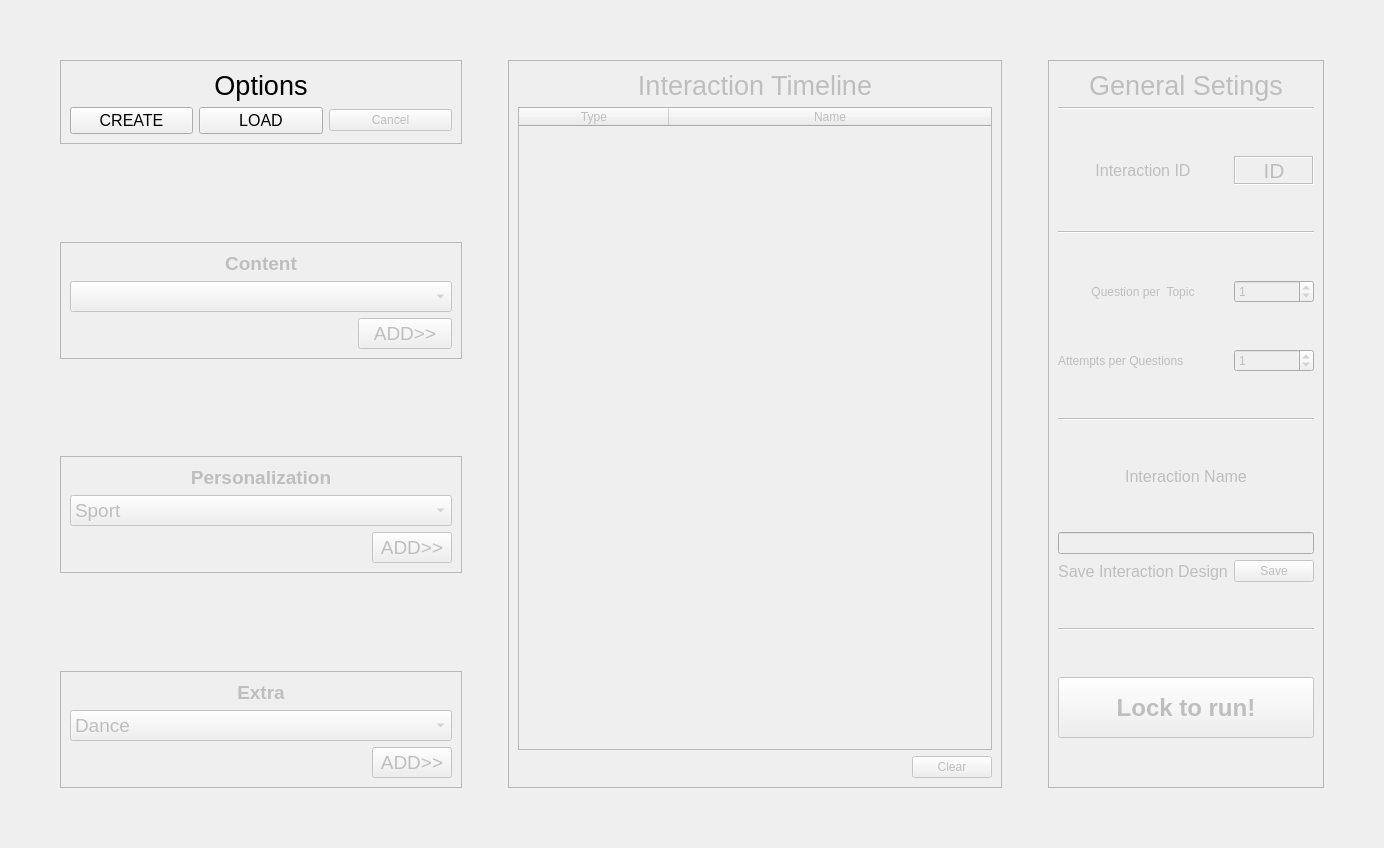
      <widget class="QWidget" name="tab">
       <attribute name="title">
        <string>Interaction Planing</string>
       </attribute>
       <layout class="QGridLayout" name="gridLayout_78">
        <item row="0" column="0">
         <spacer name="horizontalSpacer_38">
          <property name="orientation">
           <enum>Qt::Horizontal</enum>
          </property>
          <property name="sizeHint" stdset="0">
           <size>
            <width>40</width>
            <height>20</height>
           </size>
          </property>
         </spacer>
        </item>
        <item row="0" column="2">
         <spacer name="horizontalSpacer_39">
          <property name="orientation">
           <enum>Qt::Horizontal</enum>
          </property>
          <property name="sizeHint" stdset="0">
           <size>
            <width>40</width>
            <height>20</height>
           </size>
          </property>
         </spacer>
        </item>
        <item row="0" column="1">
         <widget class="QWidget" name="widget_9" native="true">
          <layout class="QGridLayout" name="gridLayout_80">
           <item row="3" column="1">
            <spacer name="horizontalSpacer_43">
             <property name="orientation">
              <enum>Qt::Horizontal</enum>
             </property>
             <property name="sizeHint" stdset="0">
              <size>
               <width>40</width>
               <height>20</height>
              </size>
             </property>
            </spacer>
           </item>
           <item row="5" column="0">
            <widget class="QFrame" name="int_per_frame">
             <property name="enabled">
              <bool>false</bool>
             </property>
             <property name="frameShape">
              <enum>QFrame::StyledPanel</enum>
             </property>
             <property name="frameShadow">
              <enum>QFrame::Raised</enum>
             </property>
             <layout class="QGridLayout" name="gridLayout_75">
              <item row="2" column="0">
               <spacer name="horizontalSpacer_40">
                <property name="orientation">
                 <enum>Qt::Horizontal</enum>
                </property>
                <property name="sizeHint" stdset="0">
                 <size>
                  <width>296</width>
                  <height>20</height>
                 </size>
                </property>
               </spacer>
              </item>
              <item row="2" column="1">
               <widget class="QPushButton" name="int_add_per_button">
                <property name="font">
                 <font>
                  <pointsize>14</pointsize>
                 </font>
                </property>
                <property name="text">
                 <string>ADD&gt;&gt;</string>
                </property>
               </widget>
              </item>
              <item row="1" column="0" colspan="2">
               <widget class="QComboBox" name="int_per_comboBox">
                <property name="font">
                 <font>
                  <pointsize>14</pointsize>
                 </font>
                </property>
                <item>
                 <property name="text">
                  <string>Sport</string>
                 </property>
                </item>
                <item>
                 <property name="text">
                  <string>Dance</string>
                 </property>
                </item>
                <item>
                 <property name="text">
                  <string>Team</string>
                 </property>
                </item>
                <item>
                 <property name="text">
                  <string>Music</string>
                 </property>
                </item>
                <item>
                 <property name="text">
                  <string>Game</string>
                 </property>
                </item>
                <item>
                 <property name="text">
                  <string>Hobby</string>
                 </property>
                </item>
                <item>
                 <property name="text">
                  <string>Toy</string>
                 </property>
                </item>
                <item>
                 <property name="text">
                  <string>Food</string>
                 </property>
                </item>
               </widget>
              </item>
              <item row="0" column="0" colspan="2">
               <widget class="QLabel" name="label_112">
                <property name="font">
                 <font>
                  <pointsize>14</pointsize>
                  <weight>75</weight>
                  <bold>true</bold>
                 </font>
                </property>
                <property name="text">
                 <string>Personalization</string>
                </property>
                <property name="alignment">
                 <set>Qt::AlignCenter</set>
                </property>
               </widget>
              </item>
             </layout>
            </widget>
           </item>
           <item row="0" column="0">
            <spacer name="verticalSpacer_28">
             <property name="orientation">
              <enum>Qt::Vertical</enum>
             </property>
             <property name="sizeHint" stdset="0">
              <size>
               <width>20</width>
               <height>40</height>
              </size>
             </property>
            </spacer>
           </item>
           <item row="3" column="0">
            <widget class="QFrame" name="int_cont_frame">
             <property name="enabled">
              <bool>false</bool>
             </property>
             <property name="frameShape">
              <enum>QFrame::StyledPanel</enum>
             </property>
             <property name="frameShadow">
              <enum>QFrame::Raised</enum>
             </property>
             <layout class="QGridLayout" name="gridLayout_74">
              <item row="0" column="0" colspan="4">
               <widget class="QLabel" name="label_110">
                <property name="font">
                 <font>
                  <pointsize>14</pointsize>
                  <weight>75</weight>
                  <bold>true</bold>
                 </font>
                </property>
                <property name="text">
                 <string>Content</string>
                </property>
                <property name="alignment">
                 <set>Qt::AlignCenter</set>
                </property>
               </widget>
              </item>
              <item row="1" column="0" colspan="4">
               <widget class="QComboBox" name="int_cont_comboBox">
                <property name="font">
                 <font>
                  <pointsize>14</pointsize>
                 </font>
                </property>
                <property name="maxVisibleItems">
                 <number>20</number>
                </property>
               </widget>
              </item>
              <item row="2" column="3">
               <widget class="QPushButton" name="int_add_cont_button">
                <property name="font">
                 <font>
                  <pointsize>14</pointsize>
                 </font>
                </property>
                <property name="text">
                 <string>ADD&gt;&gt;</string>
                </property>
               </widget>
              </item>
              <item row="2" column="0" colspan="3">
               <spacer name="horizontalSpacer_37">
                <property name="orientation">
                 <enum>Qt::Horizontal</enum>
                </property>
                <property name="sizeHint" stdset="0">
                 <size>
                  <width>40</width>
                  <height>20</height>
                 </size>
                </property>
               </spacer>
              </item>
             </layout>
            </widget>
           </item>
           <item row="7" column="0">
            <widget class="QFrame" name="int_extra_frame">
             <property name="enabled">
              <bool>false</bool>
             </property>
             <property name="frameShape">
              <enum>QFrame::StyledPanel</enum>
             </property>
             <property name="frameShadow">
              <enum>QFrame::Raised</enum>
             </property>
             <layout class="QGridLayout" name="gridLayout_76">
              <item row="2" column="0">
               <spacer name="horizontalSpacer_42">
                <property name="orientation">
                 <enum>Qt::Horizontal</enum>
                </property>
                <property name="sizeHint" stdset="0">
                 <size>
                  <width>296</width>
                  <height>20</height>
                 </size>
                </property>
               </spacer>
              </item>
              <item row="2" column="1">
               <widget class="QPushButton" name="int_add_extra_button">
                <property name="font">
                 <font>
                  <pointsize>14</pointsize>
                 </font>
                </property>
                <property name="text">
                 <string>ADD&gt;&gt;</string>
                </property>
               </widget>
              </item>
              <item row="1" column="0" colspan="2">
               <widget class="QComboBox" name="int_extra_comboBox">
                <property name="font">
                 <font>
                  <pointsize>14</pointsize>
                 </font>
                </property>
                <item>
                 <property name="text">
                  <string>Dance</string>
                 </property>
                </item>
                <item>
                 <property name="text">
                  <string>JokenPo</string>
                 </property>
                </item>
                <item>
                 <property name="text">
                  <string>FreeQuiz</string>
                 </property>
                </item>
               </widget>
              </item>
              <item row="0" column="0" colspan="2">
               <widget class="QLabel" name="label_131">
                <property name="font">
                 <font>
                  <pointsize>14</pointsize>
                  <weight>75</weight>
                  <bold>true</bold>
                 </font>
                </property>
                <property name="text">
                 <string>Extra</string>
                </property>
                <property name="alignment">
                 <set>Qt::AlignCenter</set>
                </property>
               </widget>
              </item>
             </layout>
            </widget>
           </item>
           <item row="8" column="0">
            <spacer name="verticalSpacer_27">
             <property name="orientation">
              <enum>Qt::Vertical</enum>
             </property>
             <property name="sizeHint" stdset="0">
              <size>
               <width>20</width>
               <height>40</height>
              </size>
             </property>
            </spacer>
           </item>
           <item row="1" column="3">
            <spacer name="horizontalSpacer_44">
             <property name="orientation">
              <enum>Qt::Horizontal</enum>
             </property>
             <property name="sizeHint" stdset="0">
              <size>
               <width>40</width>
               <height>20</height>
              </size>
             </property>
            </spacer>
           </item>
           <item row="1" column="4" rowspan="7">
            <widget class="QFrame" name="int_gen_frame">
             <property name="enabled">
              <bool>false</bool>
             </property>
             <property name="frameShape">
              <enum>QFrame::StyledPanel</enum>
             </property>
             <property name="frameShadow">
              <enum>QFrame::Raised</enum>
             </property>
             <layout class="QGridLayout" name="gridLayout_77">
              <item row="7" column="0">
               <widget class="QLabel" name="label_205">
                <property name="text">
                 <string>Question per  Topic</string>
                </property>
                <property name="alignment">
                 <set>Qt::AlignCenter</set>
                </property>
               </widget>
              </item>
              <item row="17" column="0">
               <spacer name="verticalSpacer_16">
                <property name="orientation">
                 <enum>Qt::Vertical</enum>
                </property>
                <property name="sizeHint" stdset="0">
                 <size>
                  <width>20</width>
                  <height>40</height>
                 </size>
                </property>
               </spacer>
              </item>
              <item row="6" column="0">
               <spacer name="verticalSpacer_12">
                <property name="orientation">
                 <enum>Qt::Vertical</enum>
                </property>
                <property name="sizeHint" stdset="0">
                 <size>
                  <width>20</width>
                  <height>40</height>
                 </size>
                </property>
               </spacer>
              </item>
              <item row="7" column="1">
               <widget class="QSpinBox" name="int_ques_per_top">
                <property name="value">
                 <number>1</number>
                </property>
               </widget>
              </item>
              <item row="9" column="0">
               <widget class="QLabel" name="label_204">
                <property name="text">
                 <string>Attempts per Questions</string>
                </property>
               </widget>
              </item>
              <item row="11" column="0" colspan="2">
               <widget class="Line" name="line_11">
                <property name="orientation">
                 <enum>Qt::Horizontal</enum>
                </property>
               </widget>
              </item>
              <item row="5" column="0" colspan="2">
               <widget class="Line" name="line_8">
                <property name="orientation">
                 <enum>Qt::Horizontal</enum>
                </property>
               </widget>
              </item>
              <item row="2" column="0">
               <spacer name="verticalSpacer_18">
                <property name="orientation">
                 <enum>Qt::Vertical</enum>
                </property>
                <property name="sizeHint" stdset="0">
                 <size>
                  <width>20</width>
                  <height>40</height>
                 </size>
                </property>
               </spacer>
              </item>
              <item row="16" column="0">
               <widget class="QLabel" name="label_202">
                <property name="font">
                 <font>
                  <pointsize>12</pointsize>
                  <weight>50</weight>
                  <bold>false</bold>
                 </font>
                </property>
                <property name="text">
                 <string>Save Interaction Design</string>
                </property>
                <property name="alignment">
                 <set>Qt::AlignCenter</set>
                </property>
               </widget>
              </item>
              <item row="12" column="0">
               <spacer name="verticalSpacer_15">
                <property name="orientation">
                 <enum>Qt::Vertical</enum>
                </property>
                <property name="sizeHint" stdset="0">
                 <size>
                  <width>20</width>
                  <height>40</height>
                 </size>
                </property>
               </spacer>
              </item>
              <item row="18" column="0" colspan="2">
               <widget class="Line" name="line_15">
                <property name="orientation">
                 <enum>Qt::Horizontal</enum>
                </property>
               </widget>
              </item>
              <item row="10" column="0">
               <spacer name="verticalSpacer_20">
                <property name="orientation">
                 <enum>Qt::Vertical</enum>
                </property>
                <property name="sizeHint" stdset="0">
                 <size>
                  <width>20</width>
                  <height>40</height>
                 </size>
                </property>
               </spacer>
              </item>
              <item row="3" column="1">
               <widget class="QLabel" name="int_id_show">
                <property name="font">
                 <font>
                  <pointsize>16</pointsize>
                 </font>
                </property>
                <property name="frameShape">
                 <enum>QFrame::Box</enum>
                </property>
                <property name="frameShadow">
                 <enum>QFrame::Sunken</enum>
                </property>
                <property name="text">
                 <string>ID</string>
                </property>
                <property name="alignment">
                 <set>Qt::AlignCenter</set>
                </property>
               </widget>
              </item>
              <item row="15" column="0" colspan="2">
               <widget class="QLineEdit" name="int_name_linedit"/>
              </item>
              <item row="1" column="0" colspan="2">
               <widget class="Line" name="line_14">
                <property name="orientation">
                 <enum>Qt::Horizontal</enum>
                </property>
               </widget>
              </item>
              <item row="16" column="1">
               <widget class="QPushButton" name="int_save_button">
                <property name="text">
                 <string>Save</string>
                </property>
               </widget>
              </item>
              <item row="9" column="1">
               <widget class="QSpinBox" name="int_att_per_ques">
                <property name="value">
                 <number>1</number>
                </property>
               </widget>
              </item>
              <item row="8" column="0">
               <spacer name="verticalSpacer_21">
                <property name="orientation">
                 <enum>Qt::Vertical</enum>
                </property>
                <property name="sizeHint" stdset="0">
                 <size>
                  <width>20</width>
                  <height>40</height>
                 </size>
                </property>
               </spacer>
              </item>
              <item row="3" column="0">
               <widget class="QLabel" name="label_208">
                <property name="font">
                 <font>
                  <pointsize>12</pointsize>
                 </font>
                </property>
                <property name="text">
                 <string>Interaction ID</string>
                </property>
                <property name="alignment">
                 <set>Qt::AlignCenter</set>
                </property>
               </widget>
              </item>
              <item row="13" column="0" colspan="2">
               <widget class="QLabel" name="label_203">
                <property name="font">
                 <font>
                  <pointsize>12</pointsize>
                  <weight>50</weight>
                  <bold>false</bold>
                 </font>
                </property>
                <property name="text">
                 <string>Interaction Name</string>
                </property>
                <property name="alignment">
                 <set>Qt::AlignCenter</set>
                </property>
               </widget>
              </item>
              <item row="4" column="0">
               <spacer name="verticalSpacer_19">
                <property name="orientation">
                 <enum>Qt::Vertical</enum>
                </property>
                <property name="sizeHint" stdset="0">
                 <size>
                  <width>20</width>
                  <height>40</height>
                 </size>
                </property>
               </spacer>
              </item>
              <item row="0" column="0" colspan="2">
               <widget class="QLabel" name="label_156">
                <property name="font">
                 <font>
                  <pointsize>20</pointsize>
                 </font>
                </property>
                <property name="text">
                 <string>General Setings</string>
                </property>
                <property name="alignment">
                 <set>Qt::AlignCenter</set>
                </property>
               </widget>
              </item>
              <item row="21" column="0" colspan="2">
               <widget class="QPushButton" name="int_lock_button">
                <property name="minimumSize">
                 <size>
                  <width>0</width>
                  <height>61</height>
                 </size>
                </property>
                <property name="font">
                 <font>
                  <pointsize>18</pointsize>
                  <weight>75</weight>
                  <bold>true</bold>
                 </font>
                </property>
                <property name="text">
                 <string>Lock to run!</string>
                </property>
               </widget>
              </item>
              <item row="14" column="0">
               <spacer name="verticalSpacer_17">
                <property name="orientation">
                 <enum>Qt::Vertical</enum>
                </property>
                <property name="sizeHint" stdset="0">
                 <size>
                  <width>20</width>
                  <height>40</height>
                 </size>
                </property>
               </spacer>
              </item>
              <item row="19" column="0">
               <spacer name="verticalSpacer_22">
                <property name="orientation">
                 <enum>Qt::Vertical</enum>
                </property>
                <property name="sizeHint" stdset="0">
                 <size>
                  <width>20</width>
                  <height>40</height>
                 </size>
                </property>
               </spacer>
              </item>
              <item row="22" column="0">
               <spacer name="verticalSpacer_23">
                <property name="orientation">
                 <enum>Qt::Vertical</enum>
                </property>
                <property name="sizeHint" stdset="0">
                 <size>
                  <width>20</width>
                  <height>40</height>
                 </size>
                </property>
               </spacer>
              </item>
             </layout>
            </widget>
           </item>
           <item row="1" column="0">
            <widget class="QFrame" name="frame_90">
             <property name="frameShape">
              <enum>QFrame::StyledPanel</enum>
             </property>
             <property name="frameShadow">
              <enum>QFrame::Raised</enum>
             </property>
             <layout class="QGridLayout" name="gridLayout_79">
              <item row="2" column="1">
               <widget class="QPushButton" name="int_create_button">
                <property name="font">
                 <font>
                  <pointsize>12</pointsize>
                 </font>
                </property>
                <property name="text">
                 <string>CREATE</string>
                </property>
               </widget>
              </item>
              <item row="2" column="2">
               <widget class="QPushButton" name="int_load_button">
                <property name="font">
                 <font>
                  <pointsize>12</pointsize>
                 </font>
                </property>
                <property name="text">
                 <string>LOAD</string>
                </property>
               </widget>
              </item>
              <item row="2" column="3">
               <widget class="QPushButton" name="int_cancel_button">
                <property name="enabled">
                 <bool>false</bool>
                </property>
                <property name="text">
                 <string>Cancel</string>
                </property>
               </widget>
              </item>
              <item row="1" column="2">
               <widget class="QLabel" name="label_207">
                <property name="font">
                 <font>
                  <pointsize>20</pointsize>
                 </font>
                </property>
                <property name="text">
                 <string>Options</string>
                </property>
                <property name="alignment">
                 <set>Qt::AlignCenter</set>
                </property>
               </widget>
              </item>
             </layout>
            </widget>
           </item>
           <item row="1" column="2" rowspan="7">
            <widget class="QFrame" name="int_tl_frame">
             <property name="enabled">
              <bool>false</bool>
             </property>
             <property name="minimumSize">
              <size>
               <width>494</width>
               <height>515</height>
              </size>
             </property>
             <property name="frameShape">
              <enum>QFrame::StyledPanel</enum>
             </property>
             <property name="frameShadow">
              <enum>QFrame::Raised</enum>
             </property>
             <layout class="QGridLayout" name="gridLayout_81">
              <item row="1" column="0" colspan="2">
               <widget class="QTableWidget" name="int_timeline_table">
                <property name="sortingEnabled">
                 <bool>true</bool>
                </property>
                <property name="wordWrap">
                 <bool>false</bool>
                </property>
                <attribute name="horizontalHeaderDefaultSectionSize">
                 <number>150</number>
                </attribute>
                <attribute name="horizontalHeaderMinimumSectionSize">
                 <number>100</number>
                </attribute>
                <attribute name="horizontalHeaderShowSortIndicator" stdset="0">
                 <bool>false</bool>
                </attribute>
                <attribute name="horizontalHeaderStretchLastSection">
                 <bool>true</bool>
                </attribute>
                <attribute name="verticalHeaderVisible">
                 <bool>false</bool>
                </attribute>
                <column>
                 <property name="text">
                  <string>Type</string>
                 </property>
                 <property name="textAlignment">
                  <set>AlignHCenter|AlignVCenter|AlignCenter</set>
                 </property>
                </column>
                <column>
                 <property name="text">
                  <string>Name</string>
                 </property>
                </column>
               </widget>
              </item>
              <item row="3" column="0">
               <spacer name="horizontalSpacer_41">
                <property name="orientation">
                 <enum>Qt::Horizontal</enum>
                </property>
                <property name="sizeHint" stdset="0">
                 <size>
                  <width>40</width>
                  <height>20</height>
                 </size>
                </property>
               </spacer>
              </item>
              <item row="3" column="1">
               <widget class="QPushButton" name="pushButton_17">
                <property name="text">
                 <string>Clear</string>
                </property>
               </widget>
              </item>
              <item row="0" column="0" colspan="2">
               <widget class="QLabel" name="label_113">
                <property name="font">
                 <font>
                  <pointsize>20</pointsize>
                 </font>
                </property>
                <property name="text">
                 <string>Interaction Timeline</string>
                </property>
                <property name="alignment">
                 <set>Qt::AlignCenter</set>
                </property>
               </widget>
              </item>
             </layout>
            </widget>
           </item>
           <item row="4" column="0">
            <spacer name="verticalSpacer_32">
             <property name="orientation">
              <enum>Qt::Vertical</enum>
             </property>
             <property name="sizeHint" stdset="0">
              <size>
               <width>20</width>
               <height>40</height>
              </size>
             </property>
            </spacer>
           </item>
           <item row="2" column="0">
            <spacer name="verticalSpacer_31">
             <property name="orientation">
              <enum>Qt::Vertical</enum>
             </property>
             <property name="sizeHint" stdset="0">
              <size>
               <width>20</width>
               <height>40</height>
              </size>
             </property>
            </spacer>
           </item>
           <item row="6" column="0">
            <spacer name="verticalSpacer_33">
             <property name="orientation">
              <enum>Qt::Vertical</enum>
             </property>
             <property name="sizeHint" stdset="0">
              <size>
               <width>20</width>
               <height>40</height>
              </size>
             </property>
            </spacer>
           </item>
          </layout>
         </widget>
        </item>
       </layout>
      </widget>
